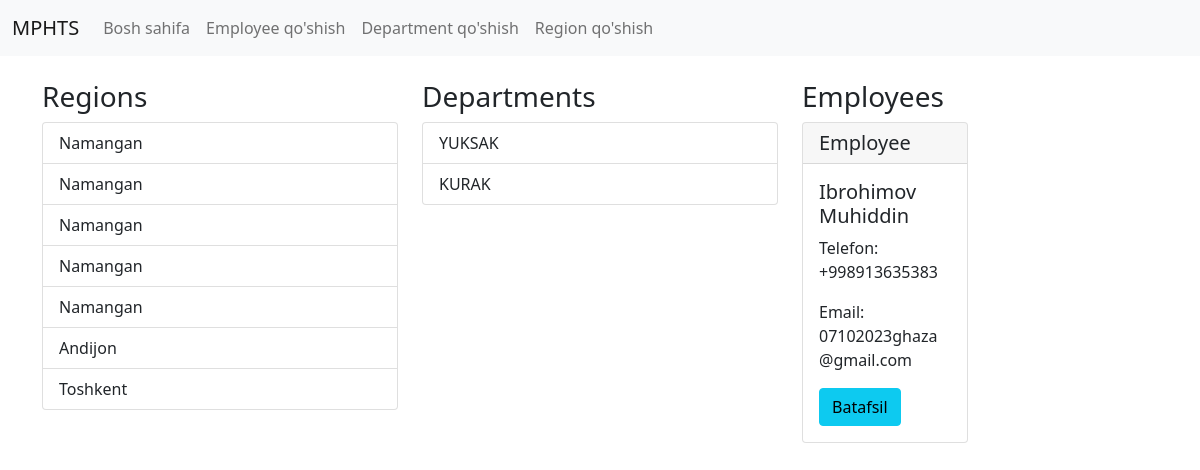
The page / on the database its author committed.
### app/models.py (models this page shows, shortened)
class Base(models.Model):
    created_at = models.DateTimeField(auto_now_add=True, verbose_name="Yaratilgan sana")
    updated_at = models.DateTimeField(auto_now=True, verbose_name="Yangilangan sana")
    class Meta:
        abstract = True

class Region(Base):
    title = models.CharField(max_length=50, validators=[validate_region_title])

class Department(Base):
    title = models.CharField(max_length=50, validators=[validate_department_title])

class Employee(Base):
    lastname = models.CharField(max_length=50, validators=[validate_name])
    firstname = models.CharField(max_length=50, validators=[validate_name])
    middlename = models.CharField(max_length=50, validators=[validate_name])
    email = models.EmailField(unique=True)
    phone = models.CharField(
        max_length=13, blank=True, null=True,
        validators=[RegexValidator(regex=r'^\+998[0-9]{9}$',
                                   message="Telefon raqami +998 bilan boshlanishi va 9 ta raqam bo‘lishi kerak!")]
    )
    file = models.FileField(upload_to='files/', validators=[validate_file_extension], null=True, blank=True)
    region = models.ForeignKey(Region, on_delete=models.CASCADE, null=True, blank=True)
    department = models.ForeignKey(Department, on_delete=models.CASCADE, null=True, blank=True)

### app/views.py (the view)
# urls.py: path('', asosiy, name='asosiy'),
def asosiy(request):
    regions = Region.objects.all()
    departments = Department.objects.all()
    employees = Employee.objects.all()
    context = {
        "regions": regions,
        "departments": departments,
        "employees": employees
    }
    return render(request, "asosiy.html", context)

### app/templates/asosiy.html (shortened to what this page needs)
<!DOCTYPE html>
<html lang="en">
<head>
    <link href="https://cdn.jsdelivr.net/npm/bootstrap@5.0.2/dist/css/bootstrap.min.css" rel="stylesheet">
</head>
<body>
    <nav class="navbar navbar-expand-lg navbar-light bg-light">
        <div class="container-fluid">
            <a class="navbar-brand" href="#">MPHTS</a>
            <div class="collapse navbar-collapse">
                <ul class="navbar-nav me-auto mb-2 mb-lg-0">
                    <li class="nav-item"><a class="nav-link" href="{% url 'asosiy' %}">Bosh sahifa</a></li>
                    <li class="nav-item"><a class="nav-link" href="{% url 'add_employee' %}">Employee qo'shish</a></li>
                    <li class="nav-item"><a class="nav-link" href="{% url 'add_department' %}">Department qo'shish</a></li>
                    <li class="nav-item"><a class="nav-link" href="{% url 'add_region' %}">Region qo'shish</a></li>
                </ul>
            </div>
        </div>
    </nav>
    <div class="container mt-4">
        <div class="row">
            <div class="col-md-4">
                <h3>Regions</h3>
                <ul class="list-group">
                    {% for item in regions %}
                        <li class="list-group-item">{{ item.title }}</li>
                    {% endfor %}
                </ul>
            </div>
            <div class="col-md-4">
                <h3>Departments</h3>
                <ul class="list-group">
                    {% for item in departments %}
                        <li class="list-group-item">{{ item.title }}</li>
                    {% endfor %}
                </ul>
            </div>
            <div class="col-md-4">
                <h3>Employees</h3>
                <div class="row">
                    {% for item in employees %}
                        <div class="col-md-6 mb-3">
                            <div class="card">
                                <h5 class="card-header">Employee</h5>
                                <div class="card-body">
                                    <h5 class="card-title">{{ item.lastname }} {{ item.firstname }}</h5>
                                    <p class="card-text">Telefon: {{ item.phone }}</p>
                                    <p class="card-text">Email: {{ item.email }}</p>
                                    <a href="#" class="btn btn-info">Batafsil</a>
                                </div>
                            </div>
                        </div>
                    {% endfor %}
                </div>
            </div>
        </div>
    </div>
</body>
</html>

### rows shown on the page
Region: title "Namangan"
Region: title "Namangan"
Region: title "Namangan"
Region: title "Namangan"
Region: title "Namangan"
Region: title "Andijon"
Region: title "Toshkent"
Department: title "YUKSAK"
Department: title "KURAK"
Employee: lastname "Ibrohimov", firstname "Muhiddin", phone "+998913635383", email "07102023ghaza@gmail.com"
